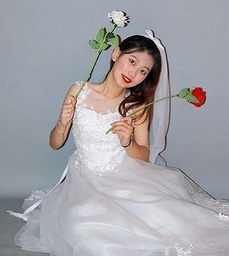
#> input picture ch6——彩色图像增强/wife.jpg, 229 x 256 px, shrunk from 402 x 450 before the run
$ python split1.py
#> lines starting #> are read from the running program, lines starting #| are printed output that depends on the picture; after the words box and inside, x2 and y2 are one past the last pixel; in counts of white or black regions, pixels touching at a corner belong together
from skimage import data, color, io
from matplotlib import pyplot as plt
import numpy as np
import math
import sys


# RGB to HSI
def rgb2hsi(r, g, b):
    r = r / 255
    g = g / 255
    b = b / 255
    num = 0.5 * ((r - g) + (r - b))
    den = ((r - g) * (r - g) + (r - b) * (g - b)) ** 0.5
    if b <= g:
        if den == 0:
            den = sys.float_info.min
        h = math.acos(num / den)
    elif b > g:
        if den == 0:
            den = sys.float_info.min
        h = (2 * math.pi) - math.acos(num / den)
    s = 1 - 3 * min(r, g, b) / (r + g + b)
    i = (r + b + g) / 3
    return int(h), int(s * 100), int(i * 255)


image = io.imread('wife.jpg')
#> image is the input picture: shape (256, 229, 3); mean R, G, B 163.5, 162.4, 166.7
hsi_image = np.zeros(image.shape, dtype='uint8')
for i in range(image.shape[0]):
    for j in range(image.shape[1]):
        r, g, b = image[i, j, :]
        h, s, i = rgb2hsi(r, g, b)
        hsi_image[i, j, :] = (h, s, i)
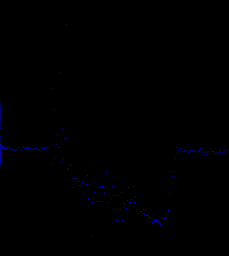
#> hsi_image: shape (256, 229, 3); mean R, G, B 0, 0, 0.8

H = hsi_image[:, :, 0]
S = hsi_image[:, :, 1]
I = hsi_image[:, :, 2]

# 生成二值饱和度模板
S_template = np.zeros(S.shape, dtype='uint8')
for i in range(S.shape[0]):
    for j in range(S.shape[1]):
        if S[i, j] > 0.3 * S.max():
            S_template[i, j] = 1
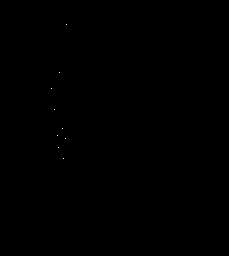
#> S_template: shape (256, 229); values 0 (black) and 1 (white), 0.02% white in thin lines or dots, all inside (x1, y1, x2, y2) = (51, 24, 67, 159)

# 色调图像与二值饱和度模板相乘可得到分割结果
F = np.zeros(H.shape, dtype='uint8')
for i in range(F.shape[0]):
    for j in range(F.shape[1]):
        F[i, j] = H[i, j] * S_template[i, j]
#> F: shape (256, 229); every value is 0

plt.figure()
plt.subplot(2,3,1),plt.imshow(image)
plt.title('origin'), plt.xticks([]), plt.yticks([])
plt.subplot(2,3,2),plt.imshow(H,cmap ='gray')
plt.title('H'), plt.xticks([]), plt.yticks([])
plt.subplot(2,3,3),plt.imshow(S,cmap ='gray')
plt.title('S'), plt.xticks([]), plt.yticks([])
plt.subplot(2,3,4),plt.imshow(I,cmap ='gray')
plt.title('I'), plt.xticks([]), plt.yticks([])
plt.subplot(2,3,5),plt.imshow(S_template)
plt.title('S_template'), plt.xticks([]), plt.yticks([])
plt.subplot(2,3,6),plt.imshow(F)
plt.title('F'), plt.xticks([]), plt.yticks([])


plt.show()
